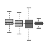

Write the R code that produced this figure.
source("visrutils.R")

visr.app.start("Relative Log Expression (RLE)", info = "The log-ratio of the read count of each gene to the median read count across samples")
visr.param("columns", type = "multi-column-numerical", label = "Columns to calculate RLE for")
visr.param("addvalue", type = "double", label = "Increment all counts by", default = 0.0, info="The number to add to all counts (necessary if there is 0 in data)")
visr.param("scale", type = "boolean", label = "Scale by library sizes", default = TRUE, info="Calculate normalization factors and scale the raw library sizes.")
visr.param("output_Normalized", type = "output-multi-column", default="SizeNorm_", label = "Size Normalized Output Columns Prefix", info ="values of columns normalized by the size factor")
visr.param("output_RLE", type = "output-multi-column", default="RLE_", label = "RLE Output Columns Prefix", info ="RLE values of columns")
visr.app.end(printjson=TRUE, writefile=T)
visr.applyParameters()
#exit()

generateRLE <- function (object) {
  nARR = dim(object)[2]
  nGEN = dim(object)[1]
  y = apply(object, 1, median)
  y_median<<-y
  rle = matrix(nrow = nGEN, ncol = nARR)
  for (i in 1:nARR) {
    x = object[, i]
    rle[, i] = log(x/y, 10)
  }
  colnames(rle) = colnames(object)
  return(rle)
}

X <- subset(visr.input, select = visr.param.columns)
X <- X + visr.param.addvalue

if (visr.param.scale) {
  visr.biocLite("edgeR")
  f <- calcNormFactors(X) # Calculate normalization factors to scale the raw library sizes.
  X <- apply(X, 1, "*", f)
}

visr.param.output_Normalized<-X
visr.param.output_RLE<-generateRLE(X)
par(mfrow=c(1,1))
boxplot(x = visr.param.output_RLE, xlab = "Data Columns", ylab = "RLE Value", main = "Relative Log Expression (RLE)", outline = FALSE)
